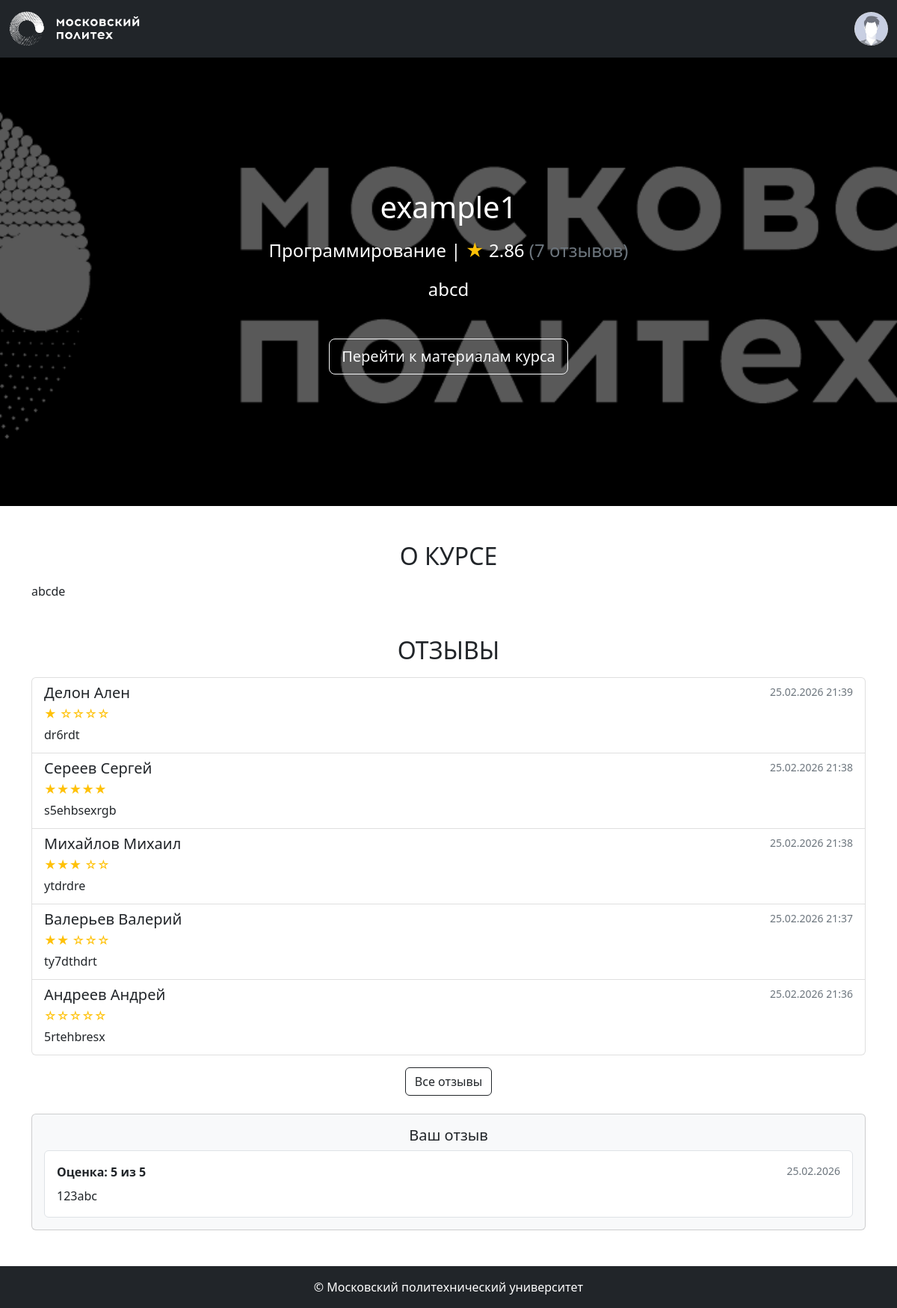
The app's page /courses/1 (signed in) with its own data.
### models.py (models this page shows, shortened)
class Image(db.Model):
    __tablename__ = 'images'
    id: Mapped[str] = mapped_column(String(100), primary_key=True)
    file_name: Mapped[str] = mapped_column(String(100))
    mime_type: Mapped[str] = mapped_column(String(100))
    md5_hash: Mapped[str] = mapped_column(String(100), unique=True)
    object_id: Mapped[Optional[int]]
    object_type: Mapped[Optional[str]] = mapped_column(String(100))
    created_at: Mapped[datetime] = mapped_column(default=datetime.now)
    @property
    def url(self):
        return url_for('image', image_id=self.id)

class Base(DeclarativeBase):
    metadata = MetaData(naming_convention={
        "ix": 'ix_%(column_0_label)s',
        "uq": "uq_%(table_name)s_%(column_0_name)s",
        "ck": "ck_%(table_name)s_%(constraint_name)s",
        "fk": "fk_%(table_name)s_%(column_0_name)s_%(referred_table_name)s",
        "pk": "pk_%(table_name)s"
    })

class Course(Base):
    __tablename__ = 'courses'
    id: Mapped[int] = mapped_column(primary_key=True)
    name: Mapped[str] = mapped_column(String(100))
    short_desc: Mapped[str] = mapped_column(Text)
    full_desc: Mapped[str] = mapped_column(Text)
    rating_sum: Mapped[int] = mapped_column(default=0)
    rating_num: Mapped[int] = mapped_column(default=0)
    category_id: Mapped[int] = mapped_column(ForeignKey("categories.id"))
    author_id: Mapped[int] = mapped_column(ForeignKey("users.id"))
    background_image_id: Mapped[str] = mapped_column(ForeignKey("images.id"))
    created_at: Mapped[datetime] = mapped_column(default=datetime.now)
    author: Mapped["User"] = relationship()
    category: Mapped["Category"] = relationship(lazy=False)
    bg_image: Mapped["Image"] = relationship()
    reviews: Mapped[List["Review"]] = relationship(back_populates="course", cascade="all, delete-orphan")
    @property
    def rating(self):
        if self.rating_num > 0:
            return self.rating_sum / self.rating_num
        return 0

class Category(Base):
    __tablename__ = 'categories'
    id = mapped_column(Integer, primary_key=True)
    name: Mapped[str] = mapped_column(String(100))
    parent_id: Mapped[Optional[int]] = mapped_column(ForeignKey("categories.id"))

class Review(Base):
    __tablename__ = 'reviews'
    id: Mapped[int] = mapped_column(primary_key=True)
    rating: Mapped[int] = mapped_column(Integer, nullable=False)
    text: Mapped[str] = mapped_column(Text, nullable=False)
    created_at: Mapped[datetime] = mapped_column(default=datetime.now)
    course_id: Mapped[int] = mapped_column(ForeignKey("courses.id"))
    user_id: Mapped[int] = mapped_column(ForeignKey("users.id"))
    course: Mapped["Course"] = relationship(back_populates="reviews")
    user: Mapped["User"] = relationship()

class User(Base, UserMixin):
    __tablename__ = 'users'
    id: Mapped[int] = mapped_column(primary_key=True)
    first_name: Mapped[str] = mapped_column(String(100))
    last_name: Mapped[str] = mapped_column(String(100))
    middle_name: Mapped[Optional[str]] = mapped_column(String(100))
    login: Mapped[str] = mapped_column(String(100), unique=True)
    password_hash: Mapped[str] = mapped_column(String(200))
    created_at: Mapped[datetime] = mapped_column(default=datetime.now)
    @property
    def full_name(self):
        return ' '.join([self.last_name, self.first_name, self.middle_name or ''])

### courses.py (the view)
@bp.route('/<int:course_id>')
def show(course_id):
    course = db.get_or_404(Course, course_id)
    recent_reviews = db.session.execute(
        db.select(Review).filter_by(course_id=course_id).order_by(desc(Review.created_at)).limit(5)
    ).scalars().all()
    user_review = None
    if current_user.is_authenticated:
        user_review = db.session.execute(
            db.select(Review).filter_by(course_id=course_id, user_id=current_user.id)
        ).scalar()
    return render_template('courses/show.html',
                           course=course,
                           recent_reviews=recent_reviews,
                           user_review=user_review)

### auth.py (called while the page is built)
def load_user(user_id):
    user = db.session.execute(db.select(User).filter_by(id=user_id)).scalar()
    return user

### templates/courses/show.html (shortened to what this page needs)
{% extends 'base.html' %}
{% block content %}
<div class="title-area position-relative" style="background-image: url({{ course.bg_image.url }});">
    <div class="h-100 w-100 py-5 d-flex text-center position-absolute" style="background-color: rgba(0, 0, 0, 0.65);">
        <div class="m-auto">
            <h1 class="title mb-3 font-weight-bold">{{ course.name }}</h1>
            <p class="mb-3 mx-auto">
                {{ course.category.name }} | <span class="text-warning">★</span> <span>{{ "%.2f" | format(course.rating) }}</span>
                <span class="text-muted">({{ course.rating_num }} отзывов)</span>
            </p>
            <div class="container">
                <p class="description w-75 mb-5 mx-auto">
                    {{ course.short_desc }}
                </p>
            </div>
            {% if current_user.is_authenticated %}
                <a href="#" class="btn btn-outline-light btn-lg">Перейти к материалам курса</a>
            {% else %}
                <button class="btn btn-outline-light btn-lg" disabled>Записаться</button>
            {% endif %}
        </div>
    </div>
</div>
<div class="container mt-5">
    <section class="about mb-5">
        <h2 class="mb-3 text-center text-uppercase font-weight-bold">О курсе</h2>
        <p>{{ course.full_desc }}</p>
    </section>
    <section class="reviews mb-5">
        <h2 class="mb-3 text-center text-uppercase font-weight-bold">Отзывы</h2>
        {% if not recent_reviews %}
            <p class="text-center text-muted">Отзывов пока нет. Будьте первым!</p>
        {% else %}
            <div class="list-group mb-3">
                {% for review in recent_reviews %}
                <div class="list-group-item flex-column align-items-start">
                    <div class="d-flex w-100 justify-content-between">
                        <h5 class="mb-1">{{ review.user.full_name }}</h5>
                        <small class="text-muted">{{ review.created_at.strftime('%d.%m.%Y %H:%M') }}</small>
                    </div>
                    <div class="mb-1">
                        <span class="text-warning">
                            {% for i in range(review.rating) %}★{% endfor %}
                            {% for i in range(5 - review.rating) %}☆{% endfor %}
                        </span>
                    </div>
                    <p class="mb-1">{{ review.text }}</p>
                </div>
                {% endfor %}
            </div>
            <div class="text-center mb-4">
                <a href="{{ url_for('courses.reviews', course_id=course.id) }}" class="btn btn-outline-dark">Все отзывы</a>
            </div>
        {% endif %}
        {% if current_user.is_authenticated %}
            <div class="card bg-light">
                <div class="card-body">
                    {% if user_review %}
                        <h5 class="card-title text-center">Ваш отзыв</h5>
                        <div class="border rounded p-3 bg-white">
                            <div class="d-flex w-100 justify-content-between">
                                <strong>Оценка: {{ user_review.rating }} из 5</strong>
                                <small class="text-muted">{{ user_review.created_at.strftime('%d.%m.%Y') }}</small>
                            </div>
                            <p class="mt-2 mb-0">{{ user_review.text }}</p>
                        </div>
                    {% endif %}
                </div>
            </div>
        {% else %}
            <div class="alert alert-info text-center">
                Чтобы оставить отзыв, пожалуйста, <a href="{{ url_for('auth.login', next=request.path) }}">войдите в систему</a>.
            </div>
        {% endif %}
    </section>
</div>
{% endblock %}

### static/styles.css (style rules this page uses)
.title-area { background-color: black; background-position: center; background-repeat: no-repeat; background-size: cover; color: white; font-size: 1.5rem; min-height: calc(75vh); }

### records on screen
Image: bg_image (picture)
Course: name "example1", rating "2.86", rating_num "7", short_desc "abcd", full_desc "abcde"
Category: category.name "Программирование"
Review: user.full_name "Делон Ален", created_at "25.02.2026 21:39", rating 1 (drawn), text "dr6rdt"
Review: user.full_name "Сереев Сергей", created_at "25.02.2026 21:38", text "s5ehbsexrgb"
Review: user.full_name "Михайлов Михаил", created_at "25.02.2026 21:38", text "ytdrdre"
Review: user.full_name "Валерьев Валерий", created_at "25.02.2026 21:37", rating 2 (drawn), text "ty7dthdrt"
Review: user.full_name "Андреев Андрей", created_at "25.02.2026 21:36", rating 0 (drawn), text "5rtehbresx"
Review: rating "5", created_at "25.02.2026", text "123abc"
